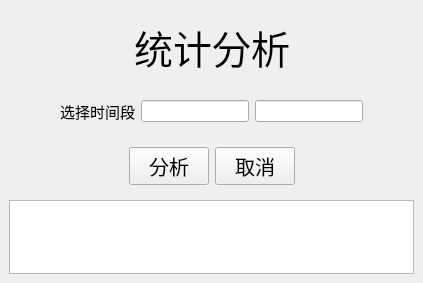
<?xml version="1.0" encoding="UTF-8"?>
<ui version="4.0">
 <class>A2</class>
 <widget class="QMainWindow" name="A2">
  <property name="geometry">
   <rect>
    <x>0</x>
    <y>0</y>
    <width>423</width>
    <height>283</height>
   </rect>
  </property>
  <property name="windowTitle">
   <string>A2</string>
  </property>
  <widget class="QWidget" name="centralwidget">
   <layout class="QVBoxLayout" name="verticalLayout">
    <item>
     <widget class="QWidget" name="widget" native="true">
      <property name="font">
       <font>
        <pointsize>12</pointsize>
       </font>
      </property>
      <layout class="QHBoxLayout" name="horizontalLayout">
       <item>
        <spacer name="horizontalSpacer">
         <property name="orientation">
          <enum>Qt::Horizontal</enum>
         </property>
         <property name="sizeHint" stdset="0">
          <size>
           <width>40</width>
           <height>20</height>
          </size>
         </property>
        </spacer>
       </item>
       <item>
        <widget class="QLabel" name="label">
         <property name="font">
          <font>
           <pointsize>29</pointsize>
          </font>
         </property>
         <property name="text">
          <string>统计分析</string>
         </property>
        </widget>
       </item>
       <item>
        <spacer name="horizontalSpacer_2">
         <property name="orientation">
          <enum>Qt::Horizontal</enum>
         </property>
         <property name="sizeHint" stdset="0">
          <size>
           <width>40</width>
           <height>20</height>
          </size>
         </property>
        </spacer>
       </item>
      </layout>
     </widget>
    </item>
    <item>
     <widget class="QWidget" name="widget_6" native="true">
      <layout class="QHBoxLayout" name="horizontalLayout_6">
       <item>
        <spacer name="horizontalSpacer_11">
         <property name="orientation">
          <enum>Qt::Horizontal</enum>
         </property>
         <property name="sizeHint" stdset="0">
          <size>
           <width>40</width>
           <height>20</height>
          </size>
         </property>
        </spacer>
       </item>
       <item>
        <widget class="QLabel" name="label_4">
         <property name="font">
          <font>
           <pointsize>11</pointsize>
          </font>
         </property>
         <property name="text">
          <string>选择时间段</string>
         </property>
        </widget>
       </item>
       <item>
        <widget class="QLineEdit" name="start"/>
       </item>
       <item>
        <widget class="QLineEdit" name="end"/>
       </item>
       <item>
        <spacer name="horizontalSpacer_5">
         <property name="orientation">
          <enum>Qt::Horizontal</enum>
         </property>
         <property name="sizeHint" stdset="0">
          <size>
           <width>40</width>
           <height>20</height>
          </size>
         </property>
        </spacer>
       </item>
      </layout>
     </widget>
    </item>
    <item>
     <widget class="QWidget" name="widget_5" native="true">
      <layout class="QHBoxLayout" name="horizontalLayout_5">
       <item>
        <spacer name="horizontalSpacer_10">
         <property name="orientation">
          <enum>Qt::Horizontal</enum>
         </property>
         <property name="sizeHint" stdset="0">
          <size>
           <width>40</width>
           <height>20</height>
          </size>
         </property>
        </spacer>
       </item>
       <item>
        <widget class="QPushButton" name="QUERY">
         <property name="font">
          <font>
           <pointsize>15</pointsize>
          </font>
         </property>
         <property name="text">
          <string>分析</string>
         </property>
        </widget>
       </item>
       <item>
        <widget class="QPushButton" name="NO">
         <property name="font">
          <font>
           <pointsize>15</pointsize>
          </font>
         </property>
         <property name="text">
          <string>取消</string>
         </property>
        </widget>
       </item>
       <item>
        <spacer name="horizontalSpacer_4">
         <property name="orientation">
          <enum>Qt::Horizontal</enum>
         </property>
         <property name="sizeHint" stdset="0">
          <size>
           <width>40</width>
           <height>20</height>
          </size>
         </property>
        </spacer>
       </item>
      </layout>
     </widget>
    </item>
    <item>
     <widget class="QTableWidget" name="table"/>
    </item>
   </layout>
  </widget>
 </widget>
 <resources/>
 <connections/>
</ui>
